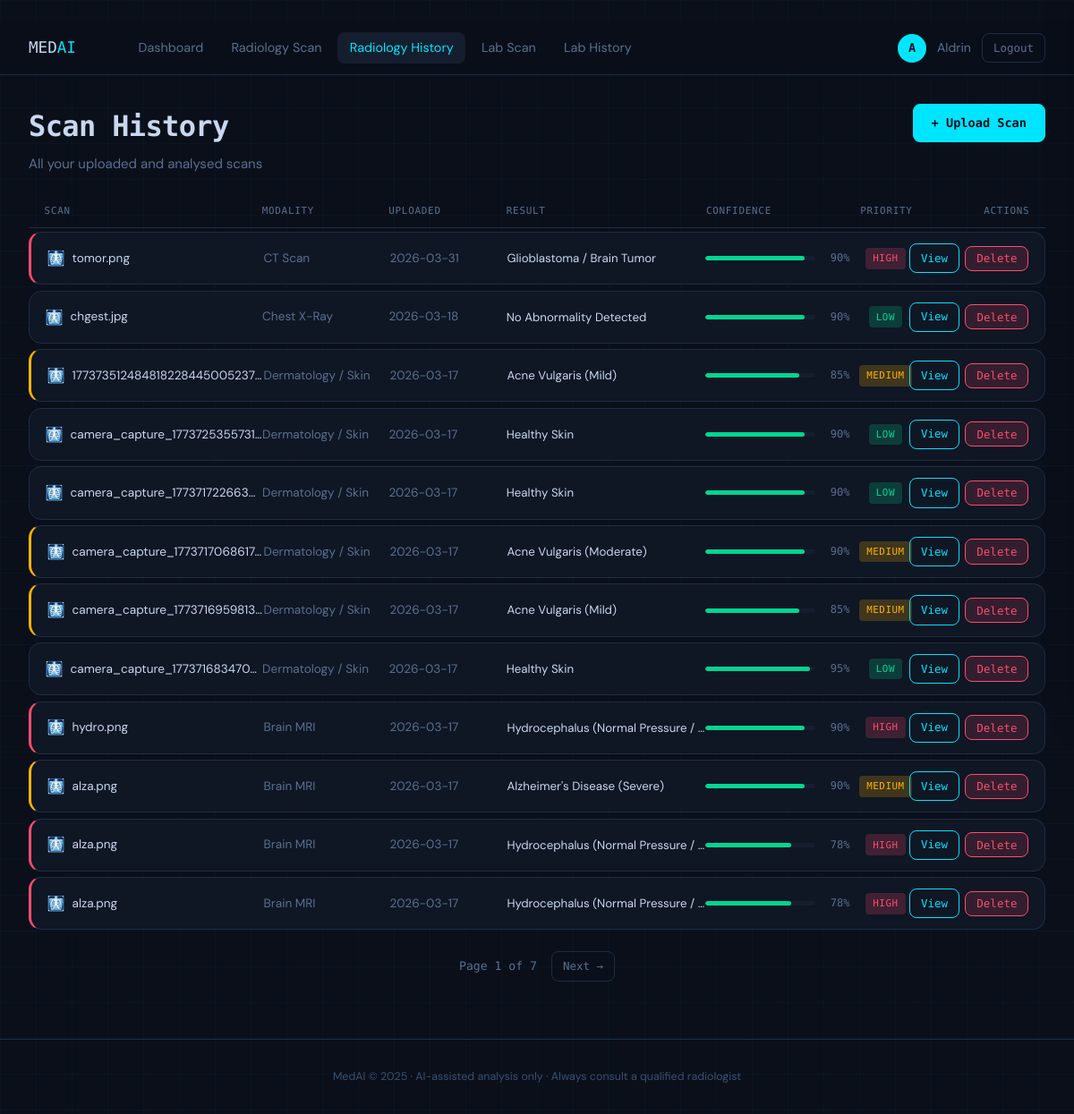
The app's page /history (signed in) with its own data.
### app/database/models.py (models this page shows, shortened)
class User(db.Model, UserMixin):
    __tablename__ = "users"
    id            = db.Column(db.Integer, primary_key=True)
    name          = db.Column(db.String(120), nullable=False)
    email         = db.Column(db.String(180), unique=True, nullable=False, index=True)
    password_hash = db.Column(db.String(256), nullable=False)
    role          = db.Column(db.String(20), default="clinician")
    created_at    = db.Column(db.DateTime, default=datetime.utcnow)
    uploads = db.relationship(
        "Upload", backref="owner", lazy=True, cascade="all, delete-orphan"
    )

class Upload(db.Model):
    __tablename__ = "uploads"
    id            = db.Column(db.Integer, primary_key=True)
    user_id       = db.Column(db.Integer, db.ForeignKey("users.id"), nullable=False)
    filename      = db.Column(db.String(260), nullable=False)
    original_name = db.Column(db.String(260))
    file_path     = db.Column(db.String(512), nullable=False)
    file_type     = db.Column(db.String(20))
    modality      = db.Column(db.String(20))
    upload_date   = db.Column(db.DateTime, default=datetime.utcnow)
    prediction = db.relationship(
        "Prediction", backref="upload", uselist=False, cascade="all, delete-orphan"
    )

class Prediction(db.Model):
    __tablename__ = "predictions"
    id               = db.Column(db.Integer, primary_key=True)
    upload_id        = db.Column(db.Integer, db.ForeignKey("uploads.id"), nullable=False)
    result_label     = db.Column(db.String(120), nullable=False)
    confidence_score = db.Column(db.Float,       nullable=False)
    raw_scores       = db.Column(db.Text)
    priority         = db.Column(db.String(20))
    findings         = db.Column(db.Text)
    condition        = db.Column(db.String(200))
    severity         = db.Column(db.String(60))
    recommendation   = db.Column(db.Text)
    differential     = db.Column(db.Text)
    explanation      = db.Column(db.Text)
    heatmap_path     = db.Column(db.String(512))
    validation_notes = db.Column(db.Text)
    disclaimer       = db.Column(db.Text)
    analysis_date    = db.Column(db.DateTime, default=datetime.utcnow)
    model_version    = db.Column(db.String(100), default="gemini-vision-v2")

### app/main/routes.py (the view)
@main_bp.route("/history")
@login_required
def history():
    page = request.args.get("page", 1, type=int)
    pagination = (
        Upload.query.filter_by(user_id=current_user.id)
        .order_by(Upload.upload_date.desc())
        .paginate(page=page, per_page=12, error_out=False)
    )
    return render_template("history.html", pagination=pagination)

### app/database/models.py (called while the page is built)
@login_manager.user_loader
def load_user(user_id):
    return User.query.get(int(user_id))

### templates/history.html (shortened to what this page needs)
{% extends "base.html" %}
{% block content %}
<div class="page-header">
  <div>
    <h1 class="page-title">Scan History</h1>
    <p class="page-sub">All your uploaded and analysed scans</p>
  </div>
  <a href="{{ url_for('main.upload') }}" class="btn btn-primary">+ Upload Scan</a>
</div>
{% if pagination.items %}
<div class="ht-header">
  <div class="ht-col ht-col--scan">Scan</div>
  <div class="ht-col ht-col--modality">Modality</div>
  <div class="ht-col ht-col--date">Uploaded</div>
  <div class="ht-col ht-col--result">Result</div>
  <div class="ht-col ht-col--conf">Confidence</div>
  <div class="ht-col ht-col--priority">Priority</div>
  <div class="ht-col ht-col--actions">Actions</div>
</div>
<div class="ht-list">
  {% for up in pagination.items %}
  {% set pred = up.prediction %}
  <div class="ht-row {% if pred and pred.priority == 'HIGH' %}ht-row--high{% elif pred and pred.priority == 'MEDIUM' %}ht-row--medium{% endif %}">
    <div class="ht-col ht-col--scan">
      <span class="ht-icon">🩻</span>
      <span class="ht-filename" title="{{ up.original_name or up.filename }}">
        {{ up.original_name or up.filename }}
      </span>
    </div>
    <div class="ht-col ht-col--modality">
      <span class="ht-text">{{ up.modality or '—' }}</span>
    </div>
    <div class="ht-col ht-col--date">
      <span class="ht-text">{{ up.upload_date.strftime('%Y-%m-%d') }}</span>
    </div>
    <div class="ht-col ht-col--result">
      {% if pred %}
        <span class="ht-result" title="{{ pred.result_label }}">{{ pred.result_label }}</span>
      {% else %}
        <span class="ht-muted">—</span>
      {% endif %}
    </div>
    <div class="ht-col ht-col--conf">
      {% if pred %}
        {% set pct = "%.0f"|format(pred.confidence_score * 100) %}
        <div class="ht-bar">
          <div class="ht-bar__track">
            <div class="ht-bar__fill {% if pred.confidence_score >= 0.75 %}ht-bar__fill--high{% elif pred.confidence_score >= 0.5 %}ht-bar__fill--med{% else %}ht-bar__fill--low{% endif %}"
                 style="width:{{ pct }}%"></div>
          </div>
          <span class="ht-bar__pct">{{ pct }}%</span>
        </div>
      {% else %}
        <span class="ht-muted">—</span>
      {% endif %}
    </div>
    <div class="ht-col ht-col--priority">
      {% if pred %}
        <span class="priority-badge priority-{{ pred.priority.lower() }}">{{ pred.priority }}</span>
      {% else %}
        <span class="ht-muted">—</span>
      {% endif %}
    </div>
    <div class="ht-col ht-col--actions">
      {% if pred %}
        <a href="{{ url_for('main.result', upload_id=up.id) }}" class="btn btn-sm btn-outline">View</a>
      {% endif %}
      <form method="POST" action="{{ url_for('main.delete_upload', upload_id=up.id) }}"
            onsubmit="return confirm('Delete this scan and its analysis?')">
        <button type="submit" class="btn btn-sm btn-danger">Delete</button>
      </form>
    </div>
  </div>
  {% endfor %}
</div>
<div class="pagination">
  <span class="page-info">Page {{ pagination.page }} of {{ pagination.pages }}</span>
  {% if pagination.has_next %}
    <a href="{{ url_for('main.history', page=pagination.next_num) }}" class="btn btn-sm btn-ghost">Next →</a>
  {% endif %}
</div>
{% endif %}
{% endblock %}

### templates/base.html (shortened to what this page needs)
﻿<!DOCTYPE html>
<html lang="en">
<head>
  <link rel="stylesheet" href="{{ url_for('static', filename='css/main.css') }}"/>
</head>
<body>
{% if current_user.is_authenticated %}
<nav class="navbar">
  <a href="{{ url_for('main.dashboard') }}" class="nav-brand">
    <span class="brand-text">MED<em>AI</em></span>
  </a>
  <div class="nav-links">
    <a href="{{ url_for('main.dashboard') }}"  class="nav-link {% if request.endpoint == 'main.dashboard' %}active{% endif %}">Dashboard</a>
    <a href="{{ url_for('main.upload') }}"     class="nav-link {% if request.endpoint == 'main.upload' %}active{% endif %}">Radiology Scan</a>
    <a href="{{ url_for('main.history') }}"    class="nav-link {% if request.endpoint == 'main.history' %}active{% endif %}">Radiology History</a>
    <a href="{{ url_for('lab.lab_upload') }}"  class="nav-link {% if request.endpoint == 'lab.lab_upload' or request.endpoint == 'lab.lab_result_view' %}active{% endif %}">Lab Scan</a>
    <a href="{{ url_for('lab.lab_history') }}" class="nav-link {% if request.endpoint == 'lab.lab_history' %}active{% endif %}">Lab History</a>
  </div>
  <div class="nav-user">
    <span class="user-badge">{{ current_user.name[0].upper() }}</span>
    <span class="user-name">{{ current_user.name }}</span>
    <a href="{{ url_for('auth.logout') }}" class="btn btn-sm btn-ghost">Logout</a>
  </div>
</nav>
{% endif %}
<main class="main-content">
  {% block content %}{% endblock %}
</main>
<footer class="footer">
  <p>MedAI © 2025 · AI-assisted analysis only · Always consult a qualified radiologist</p>
</footer>
</body>
</html>

### static/css/main.css (style rules this page uses)
:root { --bg: #0a0f1a; --bg2: #0f1624; --bg3: #151e2e; --border: #1e2d44; --border2: #253550; --text: #c8d8f0; --text-muted: #5a7090; --text-dim: #3a5070; --accent: #00e5ff; --accent2: #00b8cc; --success: #00d68f; --warn: #ffb300; --danger: #ff4b6e; --high: #ff4b6e; --medium: #ffb300; --low: #00d68f; --radius: 8px; --radius-lg: 14px; --shadow: 0 4px 24px rgba(0,0,0,0.5); --font-mono: 'Space Mono', monospace; --font-body: 'DM Sans', sans-serif; }
*, *::before, *::after { box-sizing: border-box; margin: 0; padding: 0; }
html { scroll-behavior: smooth; }
body { background: var(--bg); color: var(--text); font-family: var(--font-body); font-size: 15px; line-height: 1.6; min-height: 100vh; }
h1,h2,h3 { font-family: var(--font-mono); letter-spacing: -0.02em; }
h1 { font-size: 1.8rem; }
em { color: var(--accent); font-style: normal; }
a { color: var(--accent); text-decoration: none; }
.navbar { position: sticky; top: 0; z-index: 100; display: flex; align-items: center; gap: 1.5rem; padding: 0 2rem; height: 60px; background: rgba(10,15,26,0.92); backdrop-filter: blur(12px); border-bottom: 1px solid var(--border); }
.nav-brand { display: flex; align-items: center; gap: 0.5rem; font-family: var(--font-mono); font-size: 1.1rem; color: var(--text); text-decoration: none; }
.brand-text em { color: var(--accent); }
.nav-links { display: flex; gap: 0.25rem; flex: 1; margin-left: 2rem; }
.nav-link { padding: 0.35rem 0.85rem; border-radius: var(--radius); color: var(--text-muted); font-size: 0.9rem; transition: all .2s; }
.nav-link:hover, .nav-link.active { color: var(--text); background: var(--bg3); text-decoration: none; }
.nav-link.active { color: var(--accent); }
.nav-user { display: flex; align-items: center; gap: 0.75rem; margin-left: auto; }
.user-badge { width: 32px; height: 32px; border-radius: 50%; background: var(--accent); color: var(--bg); font-family: var(--font-mono); font-size: 0.85rem; font-weight: 700; display: grid; place-items: center; }
.user-name { font-size: 0.88rem; color: var(--text-muted); }
.main-content { position: relative; z-index: 1; max-width: 1280px; margin: 0 auto; padding: 2rem 2rem 4rem; }
.btn { display: inline-flex; align-items: center; gap: 0.4rem; padding: 0.6rem 1.25rem; border-radius: var(--radius); font-family: var(--font-mono); font-size: 0.85rem; cursor: pointer; border: 1px solid transparent; transition: all .2s; text-decoration: none; white-space: nowrap; }
.btn-primary { background: var(--accent); color: var(--bg); border-color: var(--accent); font-weight: 700; }
.btn-outline { background: transparent; color: var(--accent); border-color: var(--accent); }
.btn-ghost { background: transparent; color: var(--text-muted); border-color: var(--border); }
.btn-danger { background: rgba(255,75,110,.15); color: var(--danger); border-color: var(--danger); }
.btn-sm { padding: 0.35rem 0.75rem; font-size: 0.78rem; }
.page-header { display: flex; justify-content: space-between; align-items: flex-start; margin-bottom: 2rem; gap: 1rem; }
.page-title { font-size: 2rem; color: var(--text); }
.page-sub { color: var(--text-muted); margin-top: 0.25rem; }
.priority-badge { font-size: 0.68rem; font-family: var(--font-mono); padding: 0.2rem 0.5rem; border-radius: 4px; letter-spacing: 0.05em; }
.priority-high { background: rgba(255,75,110,.2); color: var(--high); }
.priority-medium { background: rgba(255,179,0,.2); color: var(--medium); }
.priority-low { background: rgba(0,214,143,.2); color: var(--low); }
.pagination { display: flex; align-items: center; gap: 1rem; justify-content: center; }
.page-info { font-family: var(--font-mono); font-size: 0.82rem; color: var(--text-muted); }
.footer { text-align: center; padding: 2rem; font-size: 0.78rem; color: var(--text-dim); border-top: 1px solid var(--border); position: relative; z-index: 1; }
html, body { overflow-x: hidden; max-width: 100%; }

### records on screen
User: name "A", name "Aldrin"
Upload: original_name "tomor.png", modality "CT Scan", upload_date "2026-03-31", id "90"
Prediction: result_label "Glioblastoma / Brain Tumor", priority "HIGH"
Upload: original_name "chgest.jpg", modality "Chest X-Ray", upload_date "2026-03-18", pct "90"
Prediction: result_label "No Abnormality Detected", priority "LOW"
Upload: original_name "177373512484818228445005237…", modality "Dermatology / Skin", upload_date "2026-03-17", pct "85"
Prediction: result_label "Acne Vulgaris (Mild)", priority "MEDIUM"
Upload: original_name "camera_capture_1773725355731…", modality "Dermatology / Skin", upload_date "2026-03-17", pct "90"
Prediction: result_label "Healthy Skin", priority "LOW"
Upload: original_name "camera_capture_1773717226633…", modality "Dermatology / Skin", upload_date "2026-03-17", pct "90"
Prediction: result_label "Healthy Skin", priority "LOW"
Upload: original_name "camera_capture_1773717068617…", modality "Dermatology / Skin", upload_date "2026-03-17", pct "90"
Prediction: result_label "Acne Vulgaris (Moderate)", priority "MEDIUM"
Upload: original_name "camera_capture_1773716959813…", modality "Dermatology / Skin", upload_date "2026-03-17", pct "85"
Prediction: result_label "Acne Vulgaris (Mild)", priority "MEDIUM"
Upload: original_name "camera_capture_177371683470…", modality "Dermatology / Skin", upload_date "2026-03-17", pct "95"
Prediction: result_label "Healthy Skin", priority "LOW"
Upload: original_name "hydro.png", modality "Brain MRI", upload_date "2026-03-17", pct "90"
Prediction: result_label "Hydrocephalus (Normal Pressure /…", priority "HIGH"
Upload: original_name "alza.png", modality "Brain MRI", upload_date "2026-03-17", pct "90"
Prediction: result_label "Alzheimer's Disease (Severe)", priority "MEDIUM"
Upload: original_name "alza.png", modality "Brain MRI", upload_date "2026-03-17", pct "78"
Prediction: result_label "Hydrocephalus (Normal Pressure /…", priority "HIGH"
Upload: original_name "alza.png", modality "Brain MRI", upload_date "2026-03-17", id "78"
Prediction: result_label "Hydrocephalus (Normal Pressure /…", priority "HIGH"

### other values on screen
{{ pagination.page }} "1"
{{ pagination.pages }} "7"
